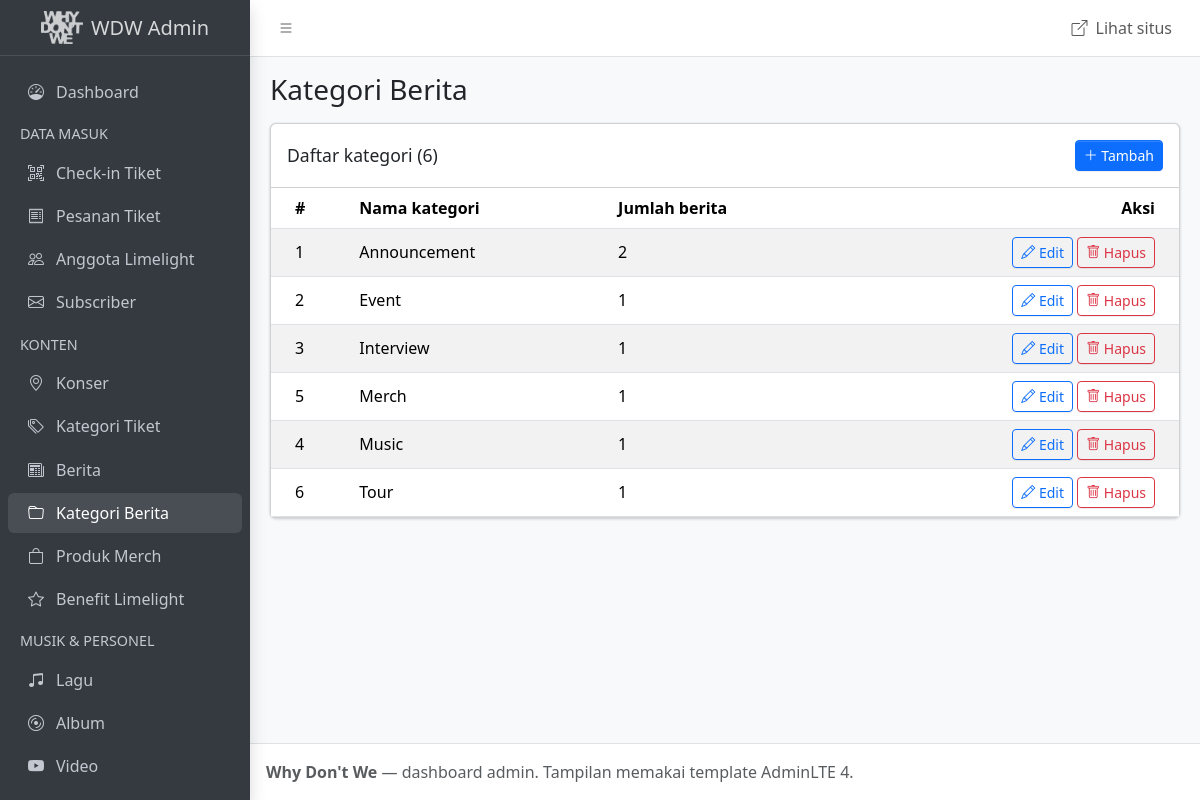
The app's page /admin/news_categories.php with its own data.
### tables this page shows
CREATE TABLE news_categories (
  id            INT UNSIGNED  NOT NULL AUTO_INCREMENT,
  name          VARCHAR(50)   NOT NULL,
  PRIMARY KEY (id),
  UNIQUE KEY uq_news_categories_name (name)
);

### includes/db.php (called while the page is built, shortened)
<?php
function e($text)
{
    return htmlspecialchars((string) $text, ENT_QUOTES, 'UTF-8');
}

### admin/news_categories.php (the view, shortened to what this page needs)
<?php
require __DIR__ . '/includes/init.php';
$action = $_GET['action'] ?? 'list';
if ($action === 'list') {
    $rows = mysqli_fetch_all(mysqli_query($conn, '
        SELECT c.*, COUNT(n.id) AS news_count
        FROM news_categories c LEFT JOIN news n ON n.category_id = c.id
        GROUP BY c.id ORDER BY c.name'), MYSQLI_ASSOC);
}
require __DIR__ . '/includes/header.php';
?>
<?php if ($action === 'list'): ?>
<div class="card">
  <div class="card-header d-flex align-items-center">
    <h3 class="card-title mb-0">Daftar kategori (<?= count($rows) ?>)</h3>
    <a href="news_categories.php?action=add" class="btn btn-primary btn-sm ms-auto"><i class="bi bi-plus-lg"></i> Tambah</a>
  </div>
  <div class="card-body p-0 table-responsive">
    <table class="table table-striped table-hover align-middle mb-0">
      <thead><tr><th>#</th><th>Nama kategori</th><th>Jumlah berita</th><th class="text-end">Aksi</th></tr></thead>
      <tbody>
        <?php foreach ($rows as $row): ?>
        <tr>
          <td><?= $row['id'] ?></td>
          <td><?= e($row['name']) ?></td>
          <td><?= (int) $row['news_count'] ?></td>
          <td class="text-end text-nowrap"><?= action_buttons('news_categories.php', $row['id']) ?></td>
        </tr>
        <?php endforeach; ?>
      </tbody>
    </table>
  </div>
</div>
<?php endif; ?>
<?php require __DIR__ . '/includes/footer.php'; ?>

### admin/includes/init.php (shortened to what this page needs)
<?php
require __DIR__ . '/../../includes/db.php';
function action_buttons($page, $id)
{
    return '<a href="' . $page . '?action=edit&id=' . (int) $id . '" class="btn btn-sm btn-outline-primary"><i class="bi bi-pencil"></i> Edit</a> '
        . '<form method="post" action="' . $page . '" class="d-inline" onsubmit="return confirm(\'Hapus data ini?\')">'
        . '<input type="hidden" name="do" value="delete"><input type="hidden" name="id" value="' . (int) $id . '">'
        . '<button class="btn btn-sm btn-outline-danger"><i class="bi bi-trash"></i> Hapus</button></form>';
}

### records on screen
news_categories: id "1", name "Announcement", news_count "2"
news_categories: id "2", name "Event", news_count "1"
news_categories: id "3", name "Interview", news_count "1"
news_categories: id "5", name "Merch", news_count "1"
news_categories: id "4", name "Music", news_count "1"
news_categories: id "6", name "Tour", news_count "1"

### other values on screen
$group "DATA MASUK"
$title "Check-in Tiket"
$title "Pesanan Tiket"
$title "Anggota Limelight"
$title "Subscriber"
$group "KONTEN"
$title "Konser"
$title "Kategori Tiket"
$title "Berita"
$title "Kategori Berita"
$title "Produk Merch"
$title "Benefit Limelight"
$group "MUSIK & PERSONEL"
$title "Lagu"
$title "Album"
